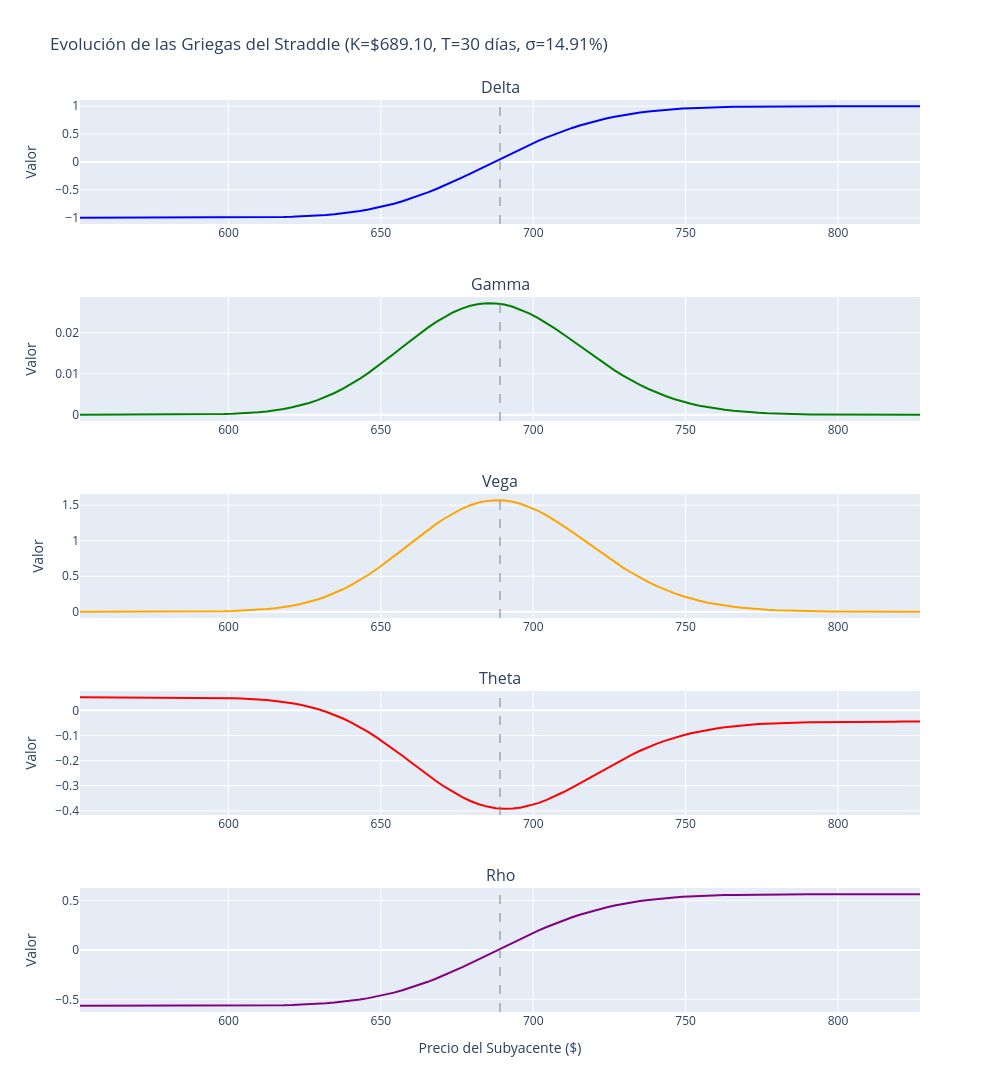

The cell this chart's notebook holds for it:
### Markdown cell above
# Evolución de las Griegas

### Code cell
import plotly.graph_objects as go
from plotly.subplots import make_subplots

# Parámetros base
K = 689.1  # Strike
T = 30/365  # 30 días
r = 0.0364  # Tasa libre de riesgo
q = 0.010632  # Dividend yield
sigma = 0.1491  # Volatilidad implícita (VIX)

# Rango de precios del subyacente (±20% alrededor del strike)
spot_prices = np.linspace(K * 0.8, K * 1.2, 100)

# Almacenar las griegas
deltas = []
gammas = []
vegas = []
thetas = []
rhos = []

# Calcular griegas para cada precio spot
for S in spot_prices:
    greeks = calculate_straddle_greeks(S, K, T, r, q, sigma)
    deltas.append(greeks['delta'])
    gammas.append(greeks['gamma'])
    vegas.append(greeks['vega'])
    thetas.append(greeks['theta'])
    rhos.append(greeks['rho'])

# Crear subplots
fig = make_subplots(
    rows=5, cols=1,
    subplot_titles=('Delta', 'Gamma', 'Vega', 'Theta', 'Rho'),
    vertical_spacing=0.08,
    specs=[[{"secondary_y": False}]] * 5
)

# Delta
fig.add_trace(
    go.Scatter(x=spot_prices, y=deltas, name='Delta', 
               line=dict(color='blue', width=2), showlegend=False),
    row=1, col=1
)

# Gamma
fig.add_trace(
    go.Scatter(x=spot_prices, y=gammas, name='Gamma',
               line=dict(color='green', width=2), showlegend=False),
    row=2, col=1
)

# Vega
fig.add_trace(
    go.Scatter(x=spot_prices, y=vegas, name='Vega',
               line=dict(color='orange', width=2), showlegend=False),
    row=3, col=1
)

# Theta
fig.add_trace(
    go.Scatter(x=spot_prices, y=thetas, name='Theta',
               line=dict(color='red', width=2), showlegend=False),
    row=4, col=1
)

# Rho
fig.add_trace(
    go.Scatter(x=spot_prices, y=rhos, name='Rho',
               line=dict(color='purple', width=2), showlegend=False),
    row=5, col=1
)

# Agregar línea vertical en el strike
for i in range(1, 6):
    fig.add_vline(x=K, line_dash="dash", line_color="gray", opacity=0.5, row=i, col=1)

# Actualizar ejes
fig.update_xaxes(title_text="Precio del Subyacente ($)", row=5, col=1)
for i in range(1, 6):
    fig.update_yaxes(title_text="Valor", row=i, col=1)

# Layout general
fig.update_layout(
    title=f'Evolución de las Griegas del Straddle (K=${K:.2f}, T={T*365:.0f} días, σ={sigma:.2%})',
    height=1200,
    width=1000,
    hovermode='x unified',
    showlegend=False
)

fig.show()
